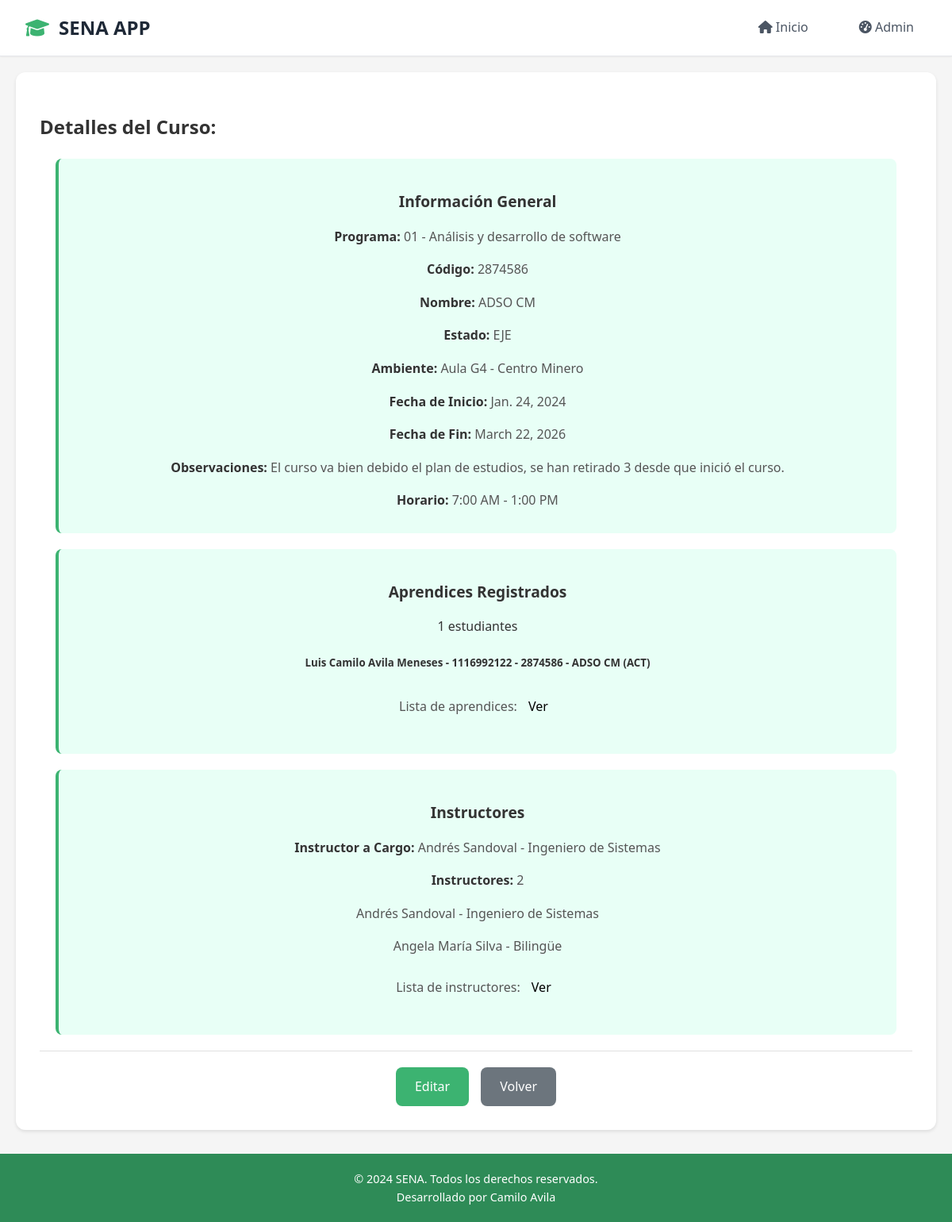
The app's page /lista_cursos/curso/1/, older data.
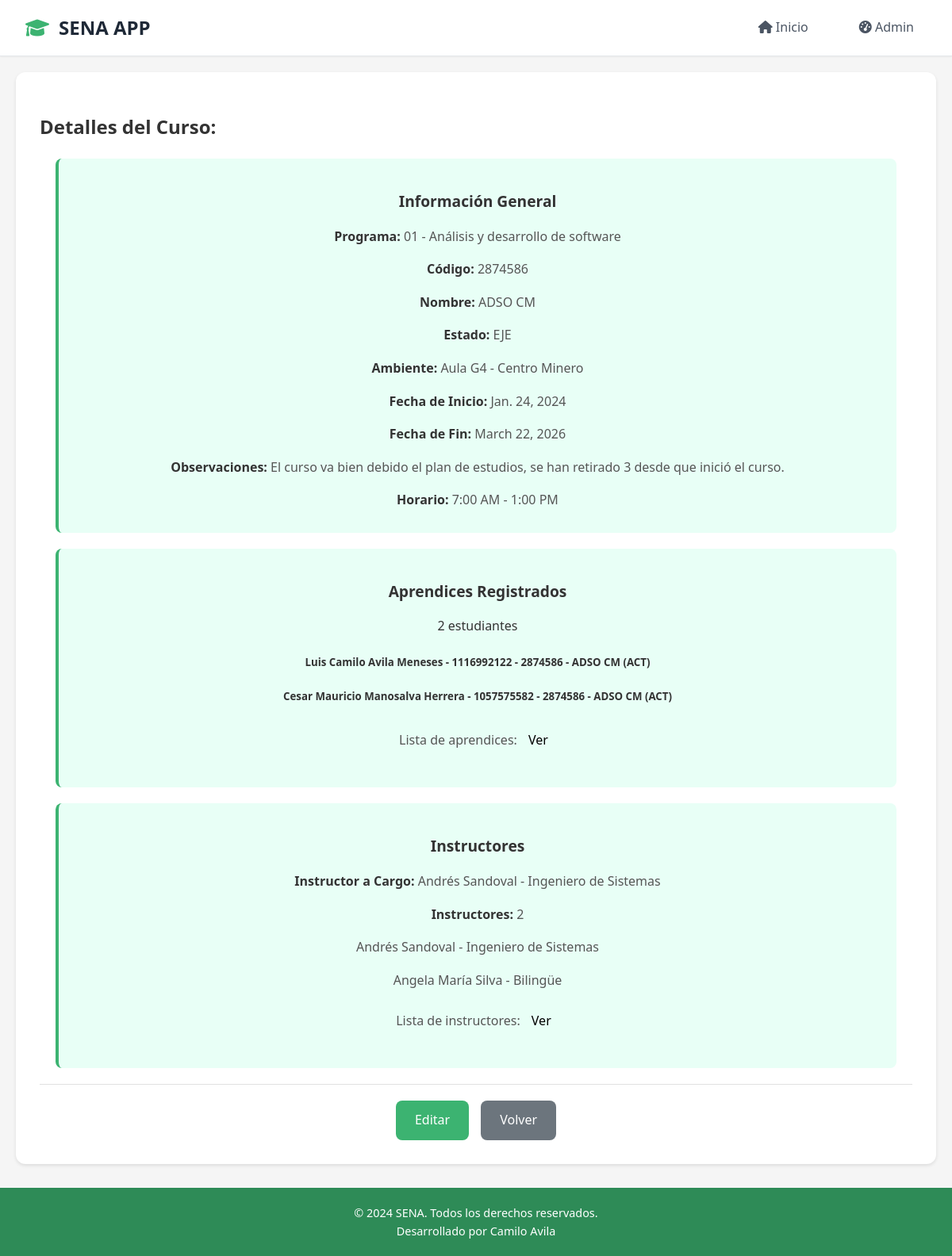
The same page, newer data.
### aprendices/models.py (models this page shows, shortened)
class AprendizCurso(models.Model):
    ESTADO_CHOICES = [
        ('INS', 'Inscrito'),
        ('ACT', 'Activo'),
        ('DES', 'Desertor'),
        ('GRA', 'Graduado'),
        ('SUS', 'Suspendido'),
    ]
    aprendiz = models.ForeignKey(Aprendiz, on_delete=models.CASCADE)
    curso = models.ForeignKey(Curso, on_delete=models.CASCADE)
    fecha_inscripcion = models.DateField(auto_now_add=True, verbose_name="Fecha de inscripción")
    estado = models.CharField(max_length=3, choices=ESTADO_CHOICES, default='INS', verbose_name="Estado en el curso")
    nota_final = models.DecimalField(max_digits=3, decimal_places=1, null=True, blank=True, verbose_name="Nota final")
    observaciones = models.TextField(blank=True, null=True, verbose_name="Observaciones")
    class Meta:
        verbose_name = "Aprendiz por Curso"
        verbose_name_plural = "Aprendices por Curso"
        unique_together = ['aprendiz', 'curso']
    def __str__(self):
        return f"{self.aprendiz} - {self.curso} ({self.estado})"

class Aprendiz (models.Model):
    documento_identidad = models.CharField(max_length=20, unique=True)
    nombre = models.CharField(max_length=100)
    apellido = models.CharField(max_length=100)
    telefono = models.CharField(max_length=15)
    correo = models.EmailField(max_length=254, null=True)
    fecha_nacimiento = models.DateField()
    ciudad = models.CharField(max_length=100, null=True)
    programa = models.CharField(max_length=100)
    class Meta:
        verbose_name = "Aprendiz"
        verbose_name_plural = "Aprendices"
        ordering = ['apellido', 'nombre']
    def __str__(self):
        return f"{self.nombre} {self.apellido} - {self.documento_identidad}"

class Curso(models.Model):
    ESTADO_CHOICES = [
        ('PRO', 'Programado'),
        ('INI', 'Iniciado'),
        ('EJE', 'En Ejecución'),
        ('FIN', 'Finalizado'),
        ('CAN', 'Cancelado'),
        ('SUS', 'Suspendido'),
    ]
    codigo = models.CharField(max_length=30,unique=True,verbose_name="Código del curso")
    nombre = models.CharField(max_length=200, verbose_name="Nombre del curso")
    programa = models.ForeignKey('programas.Programa', on_delete=models.CASCADE, verbose_name="Programa de formación")
    instructor_coordinador = models.ForeignKey('instructores.Instructor', on_delete=models.CASCADE, related_name='cursos_coordinados', verbose_name="Instructor coordinador")
    instructores = models.ManyToManyField('instructores.Instructor', through='InstructorCurso', related_name='cursos_impartidos', verbose_name="Instructores")
    aprendices = models.ManyToManyField(Aprendiz, through='AprendizCurso', related_name='cursos', verbose_name="Aprendices")
    fecha_inicio = models.DateField(verbose_name="Fecha de inicio")
    fecha_fin = models.DateField(verbose_name="Fecha de finalización")
    horario = models.CharField(max_length=100, verbose_name="Horario")
    aula = models.CharField(max_length=50, verbose_name="Aula/Ambiente")
    cupos_maximos = models.PositiveIntegerField(verbose_name="Cupos máximos")
    estado = models.CharField(max_length=3, choices=ESTADO_CHOICES, default='PRO', verbose_name="Estado del curso")
    observaciones = models.TextField(blank=True, null=True, verbose_name="Observaciones")
    fecha_registro = models.DateTimeField(auto_now_add=True, verbose_name="Fecha de registro")
    class Meta:
        verbose_name = "Curso"
        verbose_name_plural = "Cursos"
        ordering = ['-fecha_inicio']
    def __str__(self):
        return f"{self.codigo} - {self.nombre}"

### instructores/models.py (models this page shows, shortened)
class Instructor(models.Model):
    TIPO_DOCUMENTO_CHOICES = [
        ('CC', 'Cédula de Ciudadanía'),
        ('TI', 'Tarjeta de Identidad'),
        ('CE', 'Cédula de Extranjería'),
        ('PA', 'Pasaporte'),
    ]
    NIVEL_EDUCATIVO_CHOICES = [
        ('TEC', 'Técnico'),
        ('TGL', 'Tecnólogo'),
        ('PRE', 'Pregrado'),
        ('ESP', 'Especialización'),
        ('MAE', 'Maestría'),
        ('DOC', 'Doctorado'),
    ]
    documento_identidad = models.CharField(max_length=20, unique=True)
    tipo_documento = models.CharField(max_length=3, choices=TIPO_DOCUMENTO_CHOICES, default='CC')
    nombre = models.CharField(max_length=100)
    apellido = models.CharField(max_length=100)
    telefono = models.CharField(max_length=10, null=True)
    correo = models.EmailField(null=True)
    fecha_nacimiento = models.DateField()
    ciudad = models.CharField(max_length=100, null=True)
    direccion = models.TextField(null=True)
    nivel_educativo= models.CharField(max_length=3, choices=NIVEL_EDUCATIVO_CHOICES, default='MAE')
    especialidad = models.CharField(max_length=100)
    anos_experiencia = models.PositiveIntegerField()
    activo = models.BooleanField(default=True)
    fecha_vinculacion = models.DateField()
    fecha_registro = models.DateTimeField(auto_now_add=True)
    def __str__(self):
        return f"{self.nombre} {self.apellido} - {self.especialidad}"

### aprendices/views.py (the view)
# urls.py: path('lista_cursos/curso/<int:curso_id>/', views.detalle_curso, name='detalle_curso'),
def detalle_curso(request, curso_id):
    curso = get_object_or_404(Curso, pk=curso_id)
    aprendices_curso = curso.aprendizcurso_set.all()
    instructoqres_curso = curso.instructores.all()
    template = loader.get_template('detalle_curso.html')
    context = {
        'curso': curso,
        'aprendices_curso': aprendices_curso,
        'instructoqres_curso': instructoqres_curso,
        'titulo': 'Detalle del Curso',
    }
    return HttpResponse(template.render(context, request))

### programas/models.py (called while the page is built)
    def __str__(self):
        return f"{self.codigo} - {self.nombre}"

### aprendices/templates/detalle_curso.html (shortened to what this page needs)
{% extends 'base.html' %}
{% block content %}
    <section class="detalle-curso">
        <h2>Detalles del Curso: </h2>
        <div class="curso-info">
            <div class="info-grupo">
                <h3>Información General</h3>
                    <p><strong>Programa:</strong> {{ curso.programa }}</p>
                        <p><strong>Código:</strong> {{ curso.codigo }}</p>
                            <p><strong>Nombre:</strong> {{ curso.nombre }}</p>
                                <p><strong>Estado:</strong> {{ curso.estado }}</p>
                                    <p><strong>Ambiente:</strong> {{ curso.aula }}</p>
                                        <p><strong>Fecha de Inicio:</strong> {{ curso.fecha_inicio }}</p>
                                            <p><strong>Fecha de Fin:</strong> {{ curso.fecha_fin }}</p>
                                                {% if curso.observaciones %}
                                                    <p><strong>Observaciones:</strong> {{ curso.observaciones }}</p>
                                                {% else %}
                                                    <p><strong>Observaciones:</strong> No hay observaciones registradas.</p>
                                                {% endif %}
                                                    <p><strong>Horario:</strong> {{ curso.horario }}</p>
            </div>
            <div class="info-grupo">
                        <h3>Aprendices Registrados</h3>
                    <span>{{ aprendices_curso|length }} estudiantes</span>
                        {% for aprendiz in aprendices_curso %}
                                <h5>{{ aprendiz }}</h5>
                        {% endfor %}
                {% if aprendices_curso %}
                            <p>
                                Lista de aprendices: <a href="{% url 'aprendices:lista_aprendices' %}" class="btn-dc">
                                    Ver
                                </a>
                {% endif %}
            </div>
            <div class="info-grupo">
                <h3>Instructores</h3>
                <p><strong>Instructor a Cargo:</strong> {{ curso.instructor_coordinador }}</p>
                <p><strong>Instructores:</strong> {{ instructoqres_curso|length }}</p>
                    {% for instructor in instructoqres_curso %}
                        <p>{{ instructor }}</p>
                    {% endfor %}
                    {% if instructoqres_curso %}
                        <p>
                            Lista de instructores: <a href="{% url 'instructores:lista_instructores' %}" class="btn-dc">
                                Ver
                            </a>
                            {% endif %}
        </div>
        <div class="acciones">
            <a href="{% url 'admin:aprendices_curso_change' curso.id %}" class="btn-primary">Editar</a>
            <a href="/lista_cursos" class="btn-secondary">Volver</a>
        </div>
    </section>
{% endblock %}

Row changes from the older to the newer data that the page shows:
added AprendizCurso: aprendiz+curso+estado "Cesar Mauricio Manosalva Herrera - 1057575582 - 2874586 - ADSO CM (ACT)"
Text that changed along with them:
{{ aprendices_curso|length }}: "1" → "2"
